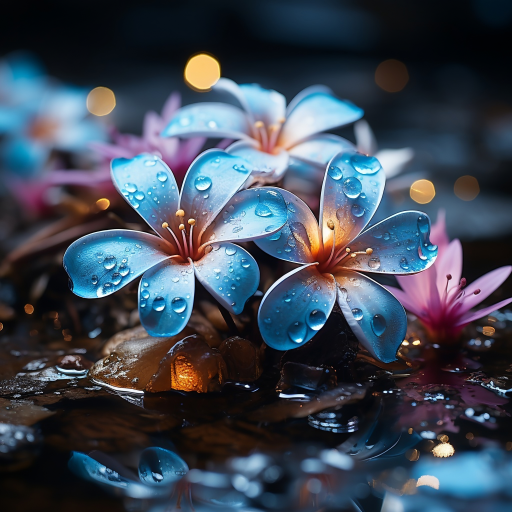
#> input picture source_rgb_image/512_rgb.png, 512 x 512 px; its folder holds 2 pictures in this run
$ python rgb2gray_image_conversion.py
#> lines starting #> are read from the running program, lines starting #| are printed output that depends on the picture
import numpy as np
import cv2

# Define a function to process images
def process_image(image_size):
    # Construct file paths
#> called with image_size = 512
    input_file = f'source_rgb_image/{image_size}_rgb.png'
    output_file = f'source_gray_image/{image_size}_gray.txt'

    # Read the RGB image
    image = cv2.imread(input_file)
#> image is the input picture: shape (512, 512, 3); mean B, G, R 84.8, 71.8, 62.6

    # Check if the image is loaded successfully
    if image is None:
        print(f"Error loading image {input_file}")
        return

    # Convert to grayscale
    gray_image = cv2.cvtColor(image, cv2.COLOR_BGR2GRAY)
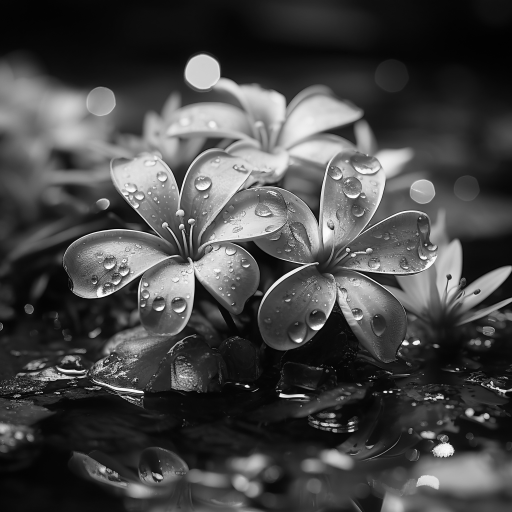
#> gray_image: shape (512, 512); min 1, max 253, mean 70.5

    # Save the grayscale image to a text file
    np.savetxt(output_file, gray_image, fmt='%d')

# List of image sizes to process
image_sizes = [512, 1024, 2048, 4096]

# Process each image in the list
for size in image_sizes:
    process_image(size)
#> pass 2 of the loop `for size in image_sizes:`:
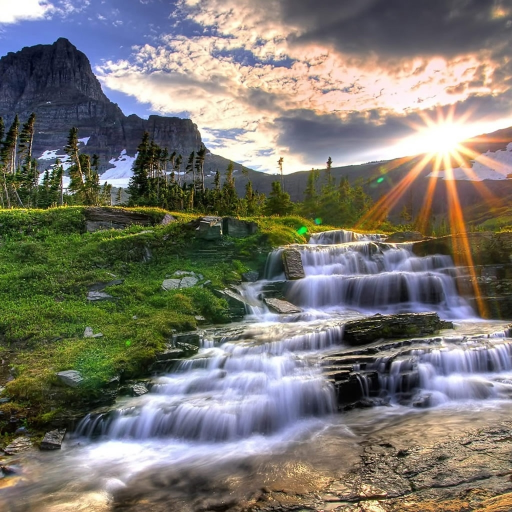
#> input picture source_rgb_image/1024_rgb.png, 1024 x 1024 px (shown at 1/2 size)
#> in process_image, image is the input picture: shape (1024, 1024, 3); mean B, G, R 112.1, 119.6, 122.6
#> in process_image (call 2), `gray_image = cv2.cvtColor(image, cv2.COLOR_BGR2GRAY)`:
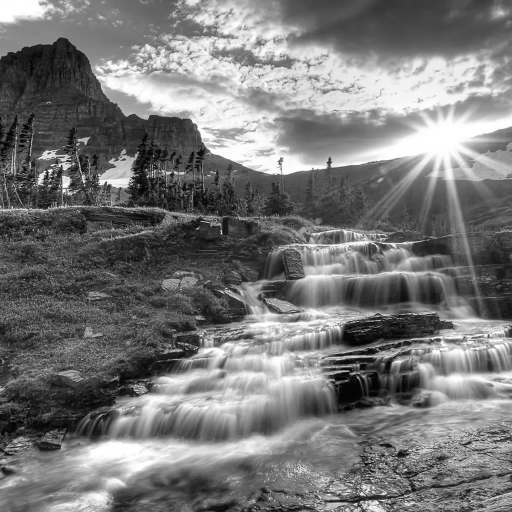
#> gray_image: shape (1024, 1024) (shown at 1/2 size); min 0, max 255, mean 119.6
